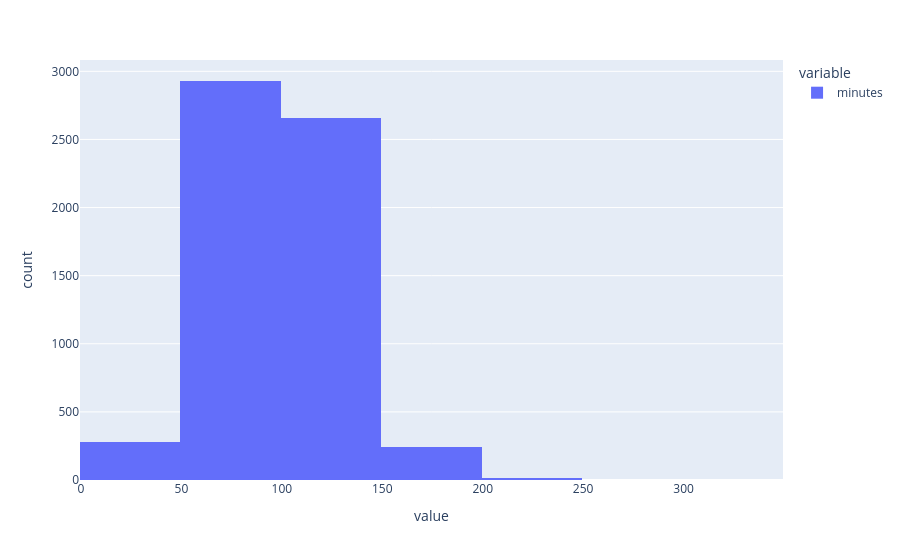

This figure's notebook cell:
### Markdown cell above
### Identify outlires

### Code cell
# histogram
eg=dfm['minutes']
px.histogram(eg, nbins=10)

### Figure 1 — Plotly figure (JSON) as saved in the notebook; plotly's stock layout.template omitted (floating-point values rounded to 4 significant figures; data arrays with more than 128 entries replaced by an {"elided": "..."} marker saying what was removed)
{"data": [{"bingroup": "x", "hovertemplate": "variable=minutes<br>value=%{x}<br>count=%{y}<extra></extra>", "legendgroup": "minutes", "marker": {"color": "#636efa", "pattern": {"shape": ""}}, "name": "minutes", "nbinsx": 10, "orientation": "v", "showlegend": true, "type": "histogram", "x": {"elided": "6131 int values"}, "xaxis": "x", "yaxis": "y"}], "layout": {"barmode": "relative", "legend": {"title": {"text": "variable"}, "tracegroupgap": 0}, "margin": {"t": 60}, "xaxis": {"anchor": "y", "domain": [0, 1], "title": {"text": "value"}}, "yaxis": {"anchor": "x", "domain": [0, 1], "title": {"text": "count"}}}}
